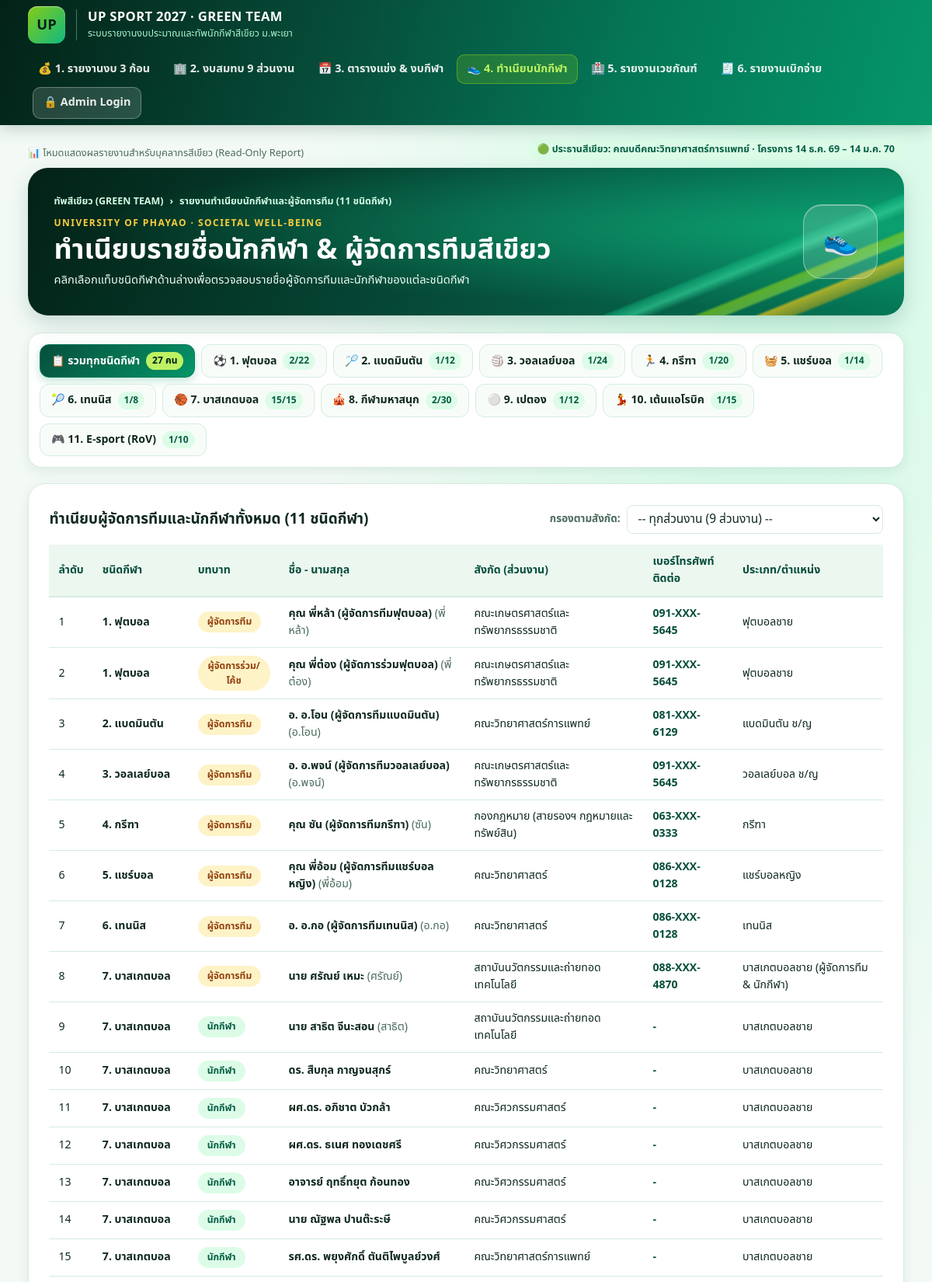
The app's page /athletes.php (upper part) with its own data.
### tables this page shows
CREATE TABLE sports (
    id INT AUTO_INCREMENT PRIMARY KEY,
    sport_no INT NOT NULL UNIQUE,
    sport_name VARCHAR(100) NOT NULL,
    sport_type VARCHAR(100) NOT NULL,
    default_venue VARCHAR(150) NOT NULL,
    manager_unit_id INT NULL,
    manager_unit VARCHAR(150) NOT NULL,
    manager_name VARCHAR(150) NOT NULL,
    manager_phone VARCHAR(50) NULL,
    sub_manager_name VARCHAR(150) NULL,
    sub_manager_phone VARCHAR(50) NULL,
    target_athletes INT NOT NULL DEFAULT 15,
    registered_athletes INT NOT NULL DEFAULT 0,
    practice_days INT NOT NULL DEFAULT 3,
    practice_cost_per_day DECIMAL(10,2) NOT NULL DEFAULT 150.00,
    match_days INT NOT NULL DEFAULT 3,
    match_cost_per_day DECIMAL(10,2) NOT NULL DEFAULT 300.00,
    extra_consumables_cost DECIMAL(10,2) NOT NULL DEFAULT 0.00,
    alloc_tranche_1 DECIMAL(10,2) NOT NULL DEFAULT 0.00,
    alloc_tranche_2 DECIMAL(10,2) NOT NULL DEFAULT 0.00,
    alloc_tranche_3 DECIMAL(10,2) NOT NULL DEFAULT 0.00,
    sponsor_bottles_per_match INT NOT NULL DEFAULT 15,
    cooling_spray_quota INT NOT NULL DEFAULT 1,
    medical_risk ENUM('LOW', 'MEDIUM', 'HIGH') DEFAULT 'MEDIUM',
    notes TEXT NULL,
    FOREIGN KEY (manager_unit_id) REFERENCES units(id) ON DELETE SET NULL
);

CREATE TABLE sport_members (
    id INT AUTO_INCREMENT PRIMARY KEY,
    sport_id INT NOT NULL,
    unit_id INT NOT NULL,
    member_role ENUM('MANAGER', 'COACH', 'ATHLETE', 'SUB_ATHLETE', 'COORDINATOR') NOT NULL DEFAULT 'ATHLETE',
    title_prefix VARCHAR(50) NULL,
    full_name VARCHAR(150) NOT NULL,
    nickname VARCHAR(60) NULL,
    gender ENUM('M', 'F', 'OTHER') DEFAULT 'M',
    personnel_type ENUM('STAFF', 'EMPLOYEE', 'EXECUTIVE') DEFAULT 'STAFF',
    phone VARCHAR(50) NOT NULL,
    line_id VARCHAR(100) NULL,
    competition_category VARCHAR(100) NULL,
    shirt_size VARCHAR(10) DEFAULT 'L',
    food_allergy_or_medical VARCHAR(255) NULL,
    join_parade TINYINT(1) NOT NULL DEFAULT 0,
    join_cheer TINYINT(1) NOT NULL DEFAULT 0,
    join_bmi TINYINT(1) NOT NULL DEFAULT 1,
    created_at TIMESTAMP DEFAULT CURRENT_TIMESTAMP,
    FOREIGN KEY (sport_id) REFERENCES sports(id) ON DELETE CASCADE,
    FOREIGN KEY (unit_id) REFERENCES units(id) ON DELETE RESTRICT
);

CREATE TABLE units (
    id INT AUTO_INCREMENT PRIMARY KEY,
    unit_code VARCHAR(20) NOT NULL UNIQUE,
    unit_name VARCHAR(150) NOT NULL,
    parent_line VARCHAR(150) NOT NULL,
    staff_count INT NOT NULL DEFAULT 0 COMMENT 'จำนวนพนักงาน (คนละ 100 บาท)',
    employee_count INT NOT NULL DEFAULT 0 COMMENT 'จำนวนลูกจ้าง (ยกเว้นรายหัว)',
    expected_participation_pct DECIMAL(5,2) NOT NULL DEFAULT 70.00 COMMENT '% คาดการณ์ผู้เข้าร่วมจริง',
    exec_support_pledged DECIMAL(10,2) NOT NULL DEFAULT 0.00 COMMENT 'งบผู้บริหารแจ้งสนับสนุน (ก้อน 1)',
    exec_support_received DECIMAL(10,2) NOT NULL DEFAULT 0.00 COMMENT 'งบผู้บริหารที่ส่งแล้ว',
    headcount_received DECIMAL(10,2) NOT NULL DEFAULT 0.00 COMMENT 'เงินรายหัว/โครงการคณะที่ส่งแล้ว (ก้อน 3)',
    coordinator_name VARCHAR(100) NOT NULL,
    coordinator_phone VARCHAR(50) NOT NULL,
    payment_due_date DATE DEFAULT '2026-11-30',
    payment_status ENUM('PENDING', 'PARTIAL', 'PAID') DEFAULT 'PENDING',
    updated_at TIMESTAMP DEFAULT CURRENT_TIMESTAMP ON UPDATE CURRENT_TIMESTAMP
);

### config/db.php (called while the page is built, shortened)
<?php
function h($str): string {
    return htmlspecialchars((string)$str, ENT_QUOTES, 'UTF-8');
}
function mask_phone($phone, bool $show_full = false): string {
    $raw = trim((string)$phone);
    if ($raw === '' || $raw === '-' || $show_full) {
        return $raw;
    }
    $digits = preg_replace('/\D+/', '', $raw);
    if (strlen($digits) >= 9) {
        return substr($digits, 0, 3) . '-XXX-' . substr($digits, -4);
    }
    return $raw;
}

### config/auth.php (called while the page is built, shortened)
<?php
require_once __DIR__ . '/db.php';
function is_admin_logged_in(): bool {
    if (empty($_SESSION['green_admin_logged_in'])) {
        return false;
    }
    return true;
}

### athletes.php (the view, shortened to what this page needs)
<?php
require_once __DIR__ . '/config/auth.php';
$filter_sport = isset($_GET['sport_id']) ? (int)$_GET['sport_id'] : 0;
$sports = $pdo->query("
    SELECT s.*,
           (SELECT COUNT(*) FROM sport_members sm WHERE sm.sport_id = s.id) AS member_count
    FROM sports s
    ORDER BY s.sport_no ASC
")->fetchAll();
$total_all_members = array_sum(array_column($sports, 'member_count'));
$active_sport_info = null;
$sql = "
    SELECT sm.*, s.sport_no, s.sport_name, u.unit_name
    FROM sport_members sm
    JOIN sports s ON s.id = sm.sport_id
    JOIN units u ON u.id = sm.unit_id
    WHERE 1=1
";
$params = [];
$sql .= " ORDER BY s.sport_no ASC, FIELD(sm.member_role, 'MANAGER', 'COACH', 'COORDINATOR', 'ATHLETE', 'SUB_ATHLETE'), sm.id ASC";
$stmt = $pdo->prepare($sql);
$stmt->execute($params);
$members = $stmt->fetchAll();
$role_labels = [
    'MANAGER'     => ['ผู้จัดการทีม', 'warn'],
    'COACH'       => ['ผู้จัดการร่วม/โค้ช', 'warn'],
    'COORDINATOR' => ['ผู้ประสานงานส่วนงาน', 'info'],
    'ATHLETE'     => ['นักกีฬา', ''],
    'SUB_ATHLETE' => ['นักกีฬาตัวสำรอง', 'info'],
];
$sport_icons = [
    1 => '⚽', 2 => '🏸', 3 => '🏐', 4 => '🏃', 5 => '🧺',
    6 => '🎾', 7 => '🏀', 8 => '🎪', 9 => '⚪', 10 => '💃', 11 => '🎮'
];
require_once __DIR__ . '/includes/header.php';
?>
<div class="sport-tabs-bar">
  <a href="athletes.php" class="sport-tab-pill <?= $filter_sport === 0 ? 'active' : '' ?>">
    <span>📋 รวมทุกชนิดกีฬา</span>
    <span class="sport-tab-count"><?= (int)$total_all_members ?> คน</span>
  </a>
  <?php foreach ($sports as $sp):
    $sid = (int)$sp['id'];
    $sno = (int)$sp['sport_no'];
    $ico = $sport_icons[$sno] ?? '🏅';
    $is_active = ($filter_sport === $sid);
  ?>
    <a href="athletes.php?sport_id=<?= $sid ?>" class="sport-tab-pill <?= $is_active ? 'active' : '' ?>">
      <span><?= $ico ?> <?= $sno ?>. <?= h($sp['sport_name']) ?></span>
      <span class="sport-tab-count"><?= (int)$sp['member_count'] ?>/<?= (int)$sp['target_athletes'] ?></span>
    </a>
  <?php endforeach; ?>
</div>
<div class="white-shell">
  <div style="display:flex; justify-content:space-between; align-items:center; flex-wrap:wrap; gap:10px; margin-bottom:14px;">
    <h2 style="font-size:1.18rem; font-weight:800;">
      <?= $active_sport_info ? 'ทำเนียบผู้จัดการทีมและนักกีฬา: ' . h($active_sport_info['sport_name']) : 'ทำเนียบผู้จัดการทีมและนักกีฬาทั้งหมด (11 ชนิดกีฬา)' ?>
    </h2>
    <div style="display:flex; align-items:center; gap:10px; flex-wrap:wrap;">
      <form method="get" style="display:flex; align-items:center; gap:8px; margin:0;">
        <label style="font-size:0.84rem; font-weight:700; color:var(--muted);">กรองตามสังกัด:</label>
        <select name="unit_id" class="form-control" style="width:auto; padding:5px 10px;" onchange="this.form.submit()">
          <option value="0">-- ทุกส่วนงาน (9 ส่วนงาน) --</option>
        </select>
      </form>
    </div>
  </div>
  <div style="overflow-x:auto;">
    <table class="up-table">
      <thead>
        <tr>
          <th>ลำดับ</th>
          <th>ชนิดกีฬา</th>
          <th>บทบาท</th>
          <th>ชื่อ - นามสกุล</th>
          <th>สังกัด (ส่วนงาน)</th>
          <th>เบอร์โทรศัพท์ติดต่อ</th>
          <th>ประเภท/ตำแหน่ง</th>
        </tr>
      </thead>
      <tbody>
        <?php if (empty($members)): ?>
          <tr>
            <td colspan="7" style="text-align:center; padding:24px; color:var(--muted);">ยังไม่มีรายชื่อนักกีฬาในหมวดนี้</td>
          </tr>
        <?php else: ?>
          <?php foreach ($members as $idx => $m):
            [$r_text, $r_cls] = $role_labels[$m['member_role']] ?? [$m['member_role'], ''];
          ?>
          <tr>
            <td><?= $idx + 1 ?></td>
            <td><strong><?= (int)$m['sport_no'] ?>. <?= h($m['sport_name']) ?></strong></td>
            <td><span class="status-pill <?= $r_cls ?>"><?= h($r_text) ?></span></td>
            <td>
              <strong><?= h(trim($m['title_prefix'] . ' ' . $m['full_name'])) ?></strong>
              <?php if ($m['nickname']): ?>
                <span style="color:var(--muted);"> (<?= h($m['nickname']) ?>)</span>
              <?php endif; ?>
            </td>
            <td><?= h($m['unit_name']) ?></td>
            <td style="font-weight:750; color:var(--green-dark);"><?= h(mask_phone($m['phone'], is_admin_logged_in())) ?></td>
            <td><?= h($m['competition_category'] ?: '-') ?></td>
          </tr>
          <?php endforeach; ?>
        <?php endif; ?>
      </tbody>
    </table>
  </div>
</div>
<?php require_once __DIR__ . '/includes/footer.php'; ?>

### assets/css/green-theme.css (style rules this page uses)
:root { --ink: #0f291e; --muted: #4b6b5c; --deep: #042f1f; --green: #059669; --green-dark: #064e3b; --green-mid: #047857; --hot: #84cc16; --gold: #f9ce40; --paper: #f3faf6; --line: #d5ece0; --white: #ffffff; --radius: 16px; --shadow: 0 5px 15px rgba(6, 57, 38, 0.08); --max: 1408px; --pad: clamp(16px, 3vw, 40px); --thai: "Noto Sans Thai", "Leelawadee UI", "Tahoma", system-ui, sans-serif; }
*, *::before, *::after { box-sizing: border-box; }
html { color-scheme: light; }
body { margin: 0; background: radial-gradient(ellipse at 83% 13%, #d1fae5 0, transparent 38rem), var(--paper); color: var(--ink); font: 15.5px/1.56 var(--thai); font-variant-numeric: tabular-nums; min-height: 100vh; }
h1, h2, h3, h4, p { margin: 0; }
a { color: var(--green-dark); text-decoration: none; }
button, input, select, textarea { font: inherit; }
button, select { cursor: pointer; }
.white-shell { background: var(--white); border-radius: 22px; border: 1px solid var(--line); box-shadow: var(--shadow); padding: clamp(18px, 2.2vw, 28px); margin-bottom: 22px; }
.status-pill { display: inline-block; padding: 4px 12px; border-radius: 99px; font-size: 0.76rem; font-weight: 750; text-align: center; background: #dcfce7; color: #065f46; }
.status-pill.warn { background: #fef3c7; color: #92400e; }
.up-table { width: 100%; border-collapse: collapse; font-size: 0.88rem; }
.up-table th { text-align: left; padding: 11px 12px; background: #ecf7f0; color: var(--green-dark); font-weight: 750; border-bottom: 2px solid var(--line); }
.up-table td { padding: 10px 12px; border-bottom: 1px solid var(--line); vertical-align: middle; }
.form-control { width: 100%; padding: 7px 10px; border-radius: 8px; border: 1px solid var(--line); background: #fff; color: var(--ink); }

### athletes.php (style rules this page uses)
.sport-tabs-bar { display: flex; flex-wrap: wrap; gap: 8px; margin-bottom: 20px; background: #ffffff; padding: 14px; border-radius: 18px; border: 1px solid var(--line); box-shadow: var(--shadow); }
.sport-tab-pill { display: inline-flex; align-items: center; gap: 8px; padding: 9px 14px; border-radius: 12px; border: 1px solid var(--line); background: #f8fcf9; color: var(--ink); font-weight: 700; font-size: 0.88rem; text-decoration: none; transition: all 0.15s ease; }
.sport-tab-pill.active { background: linear-gradient(135deg, #064e3b, #059669); color: #ffffff; border-color: #047857; box-shadow: 0 4px 12px rgba(5, 150, 105, 0.25); }
.sport-tab-count { padding: 2px 8px; border-radius: 99px; font-size: 0.75rem; font-weight: 800; background: #dcfce7; color: #065f46; }
.sport-tab-pill.active .sport-tab-count { background: #bef264; color: #032217; }

### records on screen
sports: sport_no "⚽", sport_no "1", sport_name "ฟุตบอล", member_count "2", target_athletes "22"
sports: sport_no "🏸", sport_no "2", sport_name "แบดมินตัน", member_count "1", target_athletes "12"
sports: sport_no "🏐", sport_no "3", sport_name "วอลเลย์บอล", member_count "1", target_athletes "24"
sports: sport_no "🏃", sport_no "4", sport_name "กรีฑา", member_count "1", target_athletes "20"
sports: sport_no "🧺", sport_no "5", sport_name "แชร์บอล", member_count "1", target_athletes "14"
sports: sport_no "🎾", sport_no "6", sport_name "เทนนิส", member_count "1", target_athletes "8"
sports: sport_no "🏀", sport_no "7", sport_name "บาสเกตบอล", member_count "15", target_athletes "15"
sports: sport_no "🎪", sport_no "8", sport_name "กีฬามหาสนุก", member_count "2", target_athletes "30"
sports: sport_no "⚪", sport_no "9", sport_name "เปตอง", member_count "1", target_athletes "12"
sports: sport_no "💃", sport_no "10", sport_name "เต้นแอโรบิค", member_count "1", target_athletes "15"
sports: sport_no "🎮", sport_no "11", sport_name "E-sport (RoV)", member_count "1", target_athletes "10"
sport_members: sport.sport_no "1", sport.sport_name "ฟุตบอล", r_text "ผู้จัดการทีม", title_prefix+full_name "คุณ พี่หล้า (ผู้จัดการทีมฟุตบอล)", nickname "พี่หล้า", unit.unit_name "คณะเกษตรศาสตร์และทรัพยากรธรรมชาติ", phone "091-XXX-5645", competition_category "ฟุตบอลชาย"
sport_members: sport.sport_no "1", sport.sport_name "ฟุตบอล", r_text "ผู้จัดการร่วม/โค้ช", title_prefix+full_name "คุณ พี่ต๋อง (ผู้จัดการร่วมฟุตบอล)", nickname "พี่ต๋อง", unit.unit_name "คณะเกษตรศาสตร์และทรัพยากรธรรมชาติ", phone "091-XXX-5645", competition_category "ฟุตบอลชาย"
sport_members: sport.sport_no "2", sport.sport_name "แบดมินตัน", r_text "ผู้จัดการทีม", title_prefix+full_name "อ. อ.โอน (ผู้จัดการทีมแบดมินตัน)", nickname "อ.โอน", unit.unit_name "คณะวิทยาศาสตร์การแพทย์", phone "081-XXX-6129", competition_category "แบดมินตัน ช/ญ"
sport_members: sport.sport_no "3", sport.sport_name "วอลเลย์บอล", r_text "ผู้จัดการทีม", title_prefix+full_name "อ. อ.พจน์ (ผู้จัดการทีมวอลเลย์บอล)", nickname "อ.พจน์", unit.unit_name "คณะเกษตรศาสตร์และทรัพยากรธรรมชาติ", phone "091-XXX-5645", competition_category "วอลเลย์บอล ช/ญ"
sport_members: sport.sport_no "4", sport.sport_name "กรีฑา", r_text "ผู้จัดการทีม", title_prefix+full_name "คุณ ซัน (ผู้จัดการทีมกรีฑา)", nickname "ซัน", unit.unit_name "กองกฎหมาย (สายรองฯ กฎหมายและทรัพย์สิน)", phone "063-XXX-0333", competition_category "กรีฑา"
sport_members: sport.sport_no "5", sport.sport_name "แชร์บอล", r_text "ผู้จัดการทีม", title_prefix+full_name "คุณ พี่อ้อม (ผู้จัดการทีมแชร์บอลหญิง)", nickname "พี่อ้อม", unit.unit_name "คณะวิทยาศาสตร์", phone "086-XXX-0128", competition_category "แชร์บอลหญิง"
sport_members: sport.sport_no "6", sport.sport_name "เทนนิส", r_text "ผู้จัดการทีม", title_prefix+full_name "อ. อ.กอ (ผู้จัดการทีมเทนนิส)", nickname "อ.กอ", unit.unit_name "คณะวิทยาศาสตร์", phone "086-XXX-0128", competition_category "เทนนิส"
sport_members: sport.sport_no "7", sport.sport_name "บาสเกตบอล", r_text "ผู้จัดการทีม", title_prefix+full_name "นาย ศรัณย์ เหมะ", nickname "ศรัณย์", unit.unit_name "สถาบันนวัตกรรมและถ่ายทอดเทคโนโลยี", phone "088-XXX-4870", competition_category "บาสเกตบอลชาย (ผู้จัดการทีม & นักกีฬา)"
sport_members: sport.sport_no "7", sport.sport_name "บาสเกตบอล", r_text "นักกีฬา", title_prefix+full_name "นาย สาธิต จีนะสอน", nickname "สาธิต", unit.unit_name "สถาบันนวัตกรรมและถ่ายทอดเทคโนโลยี", phone "-", competition_category "บาสเกตบอลชาย"
sport_members: sport.sport_no "7", sport.sport_name "บาสเกตบอล", r_text "นักกีฬา", title_prefix+full_name "ดร. สืบกุล กาญจนสุกร์", unit.unit_name "คณะวิทยาศาสตร์", phone "-", competition_category "บาสเกตบอลชาย"
sport_members: sport.sport_no "7", sport.sport_name "บาสเกตบอล", r_text "นักกีฬา", title_prefix+full_name "ผศ.ดร. อภิชาต บัวกล้า", unit.unit_name "คณะวิศวกรรมศาสตร์", phone "-", competition_category "บาสเกตบอลชาย"
sport_members: sport.sport_no "7", sport.sport_name "บาสเกตบอล", r_text "นักกีฬา", title_prefix+full_name "ผศ.ดร. ธเนศ ทองเดชศรี", unit.unit_name "คณะวิศวกรรมศาสตร์", phone "-", competition_category "บาสเกตบอลชาย"
sport_members: sport.sport_no "7", sport.sport_name "บาสเกตบอล", r_text "นักกีฬา", title_prefix+full_name "อาจารย์ ฤทธิ์ทยุต ก้อนทอง", unit.unit_name "คณะวิศวกรรมศาสตร์", phone "-", competition_category "บาสเกตบอลชาย"
sport_members: sport.sport_no "7", sport.sport_name "บาสเกตบอล", r_text "นักกีฬา", title_prefix+full_name "นาย ณัฐพล ปานต๊ะระษี", unit.unit_name "คณะวิศวกรรมศาสตร์", phone "-", competition_category "บาสเกตบอลชาย"
sport_members: sport.sport_no "7", sport.sport_name "บาสเกตบอล", r_text "นักกีฬา", title_prefix+full_name "รศ.ดร. พยุงศักดิ์ ตันติไพบูลย์วงศ์", unit.unit_name "คณะวิทยาศาสตร์การแพทย์", phone "-", competition_category "บาสเกตบอลชาย"

### other values on screen
$page_crumb "รายงานทำเนียบนักกีฬาและผู้จัดการทีม (11 ชนิดกีฬา)"
$page_heading "ทำเนียบรายชื่อนักกีฬา & ผู้จัดการทีมสีเขียว"
$page_desc "คลิกเลือกแท็บชนิดกีฬาด้านล่างเพื่อตรวจสอบรายชื่อผู้จัดการทีมและนักกีฬาของแต่ละชนิดกีฬา"
$page_icon "👟"
$total_all_members "27"
